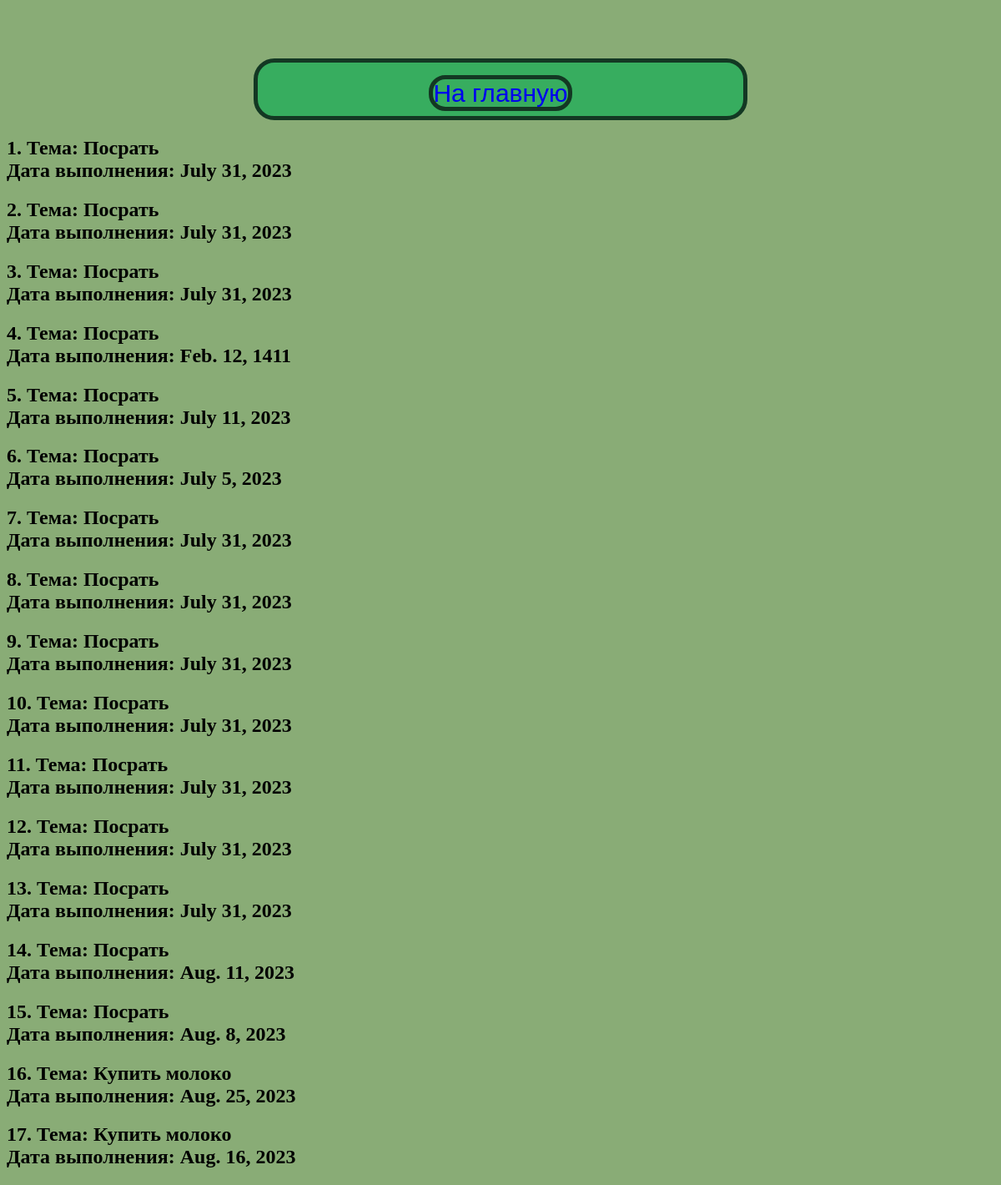
Screenshot of /allnote/ with the database file from the repository.
### ToDo_app/models.py (models this page shows, shortened)
class Model_Memory(models.Model):
    topic = models.CharField('Тема', max_length=100)
    time = models.DateField('Дата напоминания')

### ToDo_app/views.py (the view)
# urls.py: path('allnote/', All, name='all'),
def All(request):
    bd = list(Model_Memory.objects.all())
    return render(request, 'ToDo_app/mynote.html', {'position' : bd})

### ToDo_app/templates/ToDo_app/mynote.html (shortened to what this page needs)
{% extends 'ToDo_app/base.html'%}
{% block content %}
    <header>
        <a href="{% url 'home' %}"> На главную </a>
    </header>
    {%for memorise in position %}
    <div class="post">
        <h2>
            {{memorise.id}}. <b> Тема: </b> {{memorise.topic}} <br>
            <b> Дата выполнения: </b> {{memorise.time}}
        </h2>
    </div>
{% endfor %}
{% endblock %}

### ToDo_app/templates/ToDo_app/base.html (shortened to what this page needs)
<!DOCTYPE html>
{% load static %}
<html>
<head>
    <link rel="stylesheet" href="{% static 'ToDo_app/css/style.css'%}">
</head>
<body>
    {% block content %}
    {% endblock %}
</body>
</html>

### ToDo_app/static/ToDo_app/css/style.css (style rules this page uses)
body { background-color: #89ac76; }
header { border: 5px solid #133823; border-radius: 25px; background-color: #37ad5f; text-align: center; padding-top: 20px; padding-bottom: 10px; margin-left: 25%; margin-right: 25%; margin-top: 70px; font-size: 24px; font-family: Sofia, sans-serif; color: #0d543a }
a:link { text-decoration: none; border: 5px solid #133823; border-radius: 20px; background-color: #37ad5f; font-size: 30px; }

### rows the page displays
Model_Memory: id "1", topic "Посрать", time "July 31, 2023"
Model_Memory: id "2", topic "Посрать", time "July 31, 2023"
Model_Memory: id "3", topic "Посрать", time "July 31, 2023"
Model_Memory: id "4", topic "Посрать", time "Feb. 12, 1411"
Model_Memory: id "5", topic "Посрать", time "July 11, 2023"
Model_Memory: id "6", topic "Посрать", time "July 5, 2023"
Model_Memory: id "7", topic "Посрать", time "July 31, 2023"
Model_Memory: id "8", topic "Посрать", time "July 31, 2023"
Model_Memory: id "9", topic "Посрать", time "July 31, 2023"
Model_Memory: id "10", topic "Посрать", time "July 31, 2023"
Model_Memory: id "11", topic "Посрать", time "July 31, 2023"
Model_Memory: id "12", topic "Посрать", time "July 31, 2023"
Model_Memory: id "13", topic "Посрать", time "July 31, 2023"
Model_Memory: id "14", topic "Посрать", time "Aug. 11, 2023"
Model_Memory: id "15", topic "Посрать", time "Aug. 8, 2023"
Model_Memory: id "16", topic "Купить молоко", time "Aug. 25, 2023"
Model_Memory: id "17", topic "Купить молоко", time "Aug. 16, 2023"
